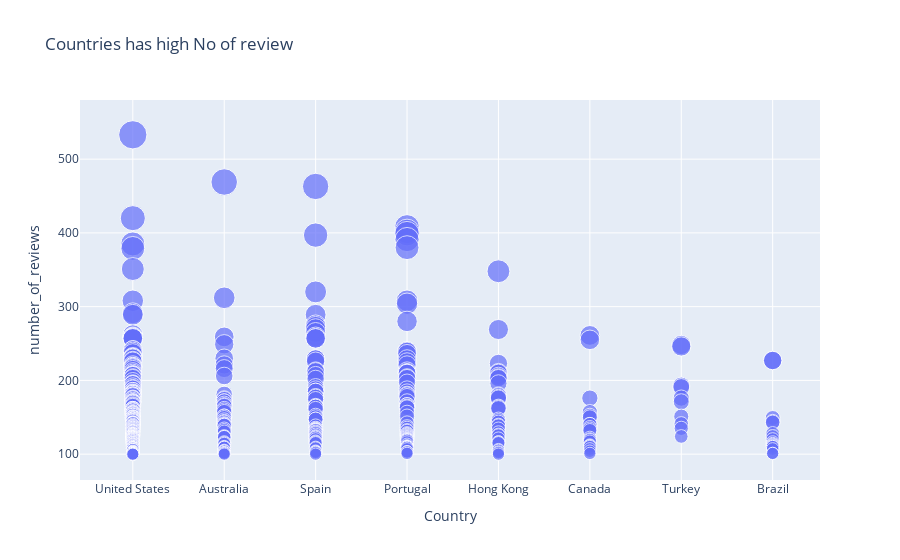

Write notebook code for a chart like this one.
### Code cell
re_100=Airbnb[['Country','Room_type','number_of_reviews']]
review_100=re_100.sort_values('number_of_reviews',ascending=False)
review_100=review_100[review_100['number_of_reviews']>=100].sort_values('number_of_reviews',ascending=False)
fig=px.scatter(review_100,x='Country',y='number_of_reviews',size='number_of_reviews',title="Countries has high No of review")
fig.show()

### Figure 1 — Plotly figure (JSON) as saved in the notebook; plotly's stock layout.template omitted (floating-point values rounded to 4 significant figures; data arrays with more than 128 entries replaced by an {"elided": "..."} marker saying what was removed)
{"data": [{"hovertemplate": "Country=%{x}<br>number_of_reviews=%{marker.size}<extra></extra>", "legendgroup": "", "marker": {"color": "#636efa", "size": {"elided": "448 int values"}, "sizemode": "area", "sizeref": 1.333, "symbol": "circle"}, "mode": "markers", "name": "", "orientation": "v", "showlegend": false, "type": "scatter", "x": {"elided": "448 str values"}, "xaxis": "x", "y": {"elided": "448 int values"}, "yaxis": "y"}], "layout": {"autosize": true, "legend": {"itemsizing": "constant", "tracegroupgap": 0}, "title": {"text": "Countries has high No of review"}, "xaxis": {"anchor": "y", "autorange": true, "domain": [0, 1], "range": [-0.5361, 7.489], "title": {"text": "Country"}, "type": "category"}, "yaxis": {"anchor": "x", "autorange": true, "domain": [0, 1], "range": [50.75, 610.1], "title": {"text": "number_of_reviews"}, "type": "linear"}}}
